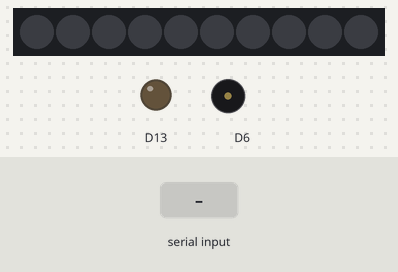
Recording of a sketch running on a simulated Adafruit Circuit Playground Express. Shown: 10 RGB LEDs in strip order, left to right, output pins drawn as LEDs (lit = HIGH), buzzer (waves = sounding). The inputs (shaded band) are chosen by the test bench. What the sketch prints to the serial monitor is not drawn.

Above: at 3.2 s.
3.3 s: byte 30 received over Serial
At 3.37 s:
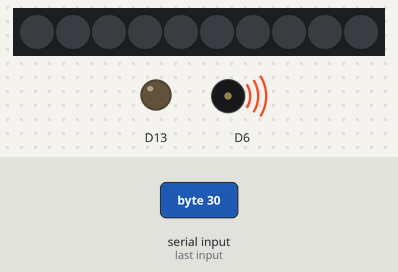
Timing chart, 0 to 6.3 s (numbered marks = the images above; inputs shaded):
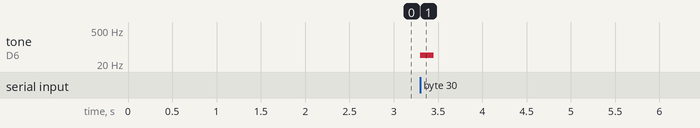

The sketch:

Speaker_V1_Max_To_Crkt.ino
```cpp
// ---- Max sends a MIDI note (36–96) and the Crickit speaker plays a tone ---

#include <Adafruit_CircuitPlayground.h>

const int NOTE_DURATION = 150; // duration of each note in ms

void setup() {
  Serial.begin(115200);
  delay(2000);
  CircuitPlayground.begin();

  // enable the speaker
  CircuitPlayground.speaker.enable(true);

  Serial.println("Send a MIDI note 36–96 from Max (0 = silence).");
}

// convert MIDI note number to frequency in Hz
//  freq = 440 * 2^((note – 69) / 12)
float midiToFreq(int note) {
  return 440.0 * pow(2.0, (note - 69.0) / 12.0);
}

void loop() {
  if (Serial.available() > 0) {
    int note = Serial.read();    // read one byte from Max

    if (note == 0) {
      noTone(A0);                // A0 is the CPX speaker
      Serial.println("Silence");
      return;
    }

    float freq = midiToFreq(note);

    // play the tone on pin A0
    CircuitPlayground.playTone(freq, NOTE_DURATION);

    Serial.print("Note: ");
    Serial.print(note);
    Serial.print("Freq: ");
    Serial.print(freq);
    Serial.println(" Hz");
  }
}
```

Measured:
- after the input at 3.3 s, tone on D6: silent → 46 Hz at once, → silent 0.15 s later
